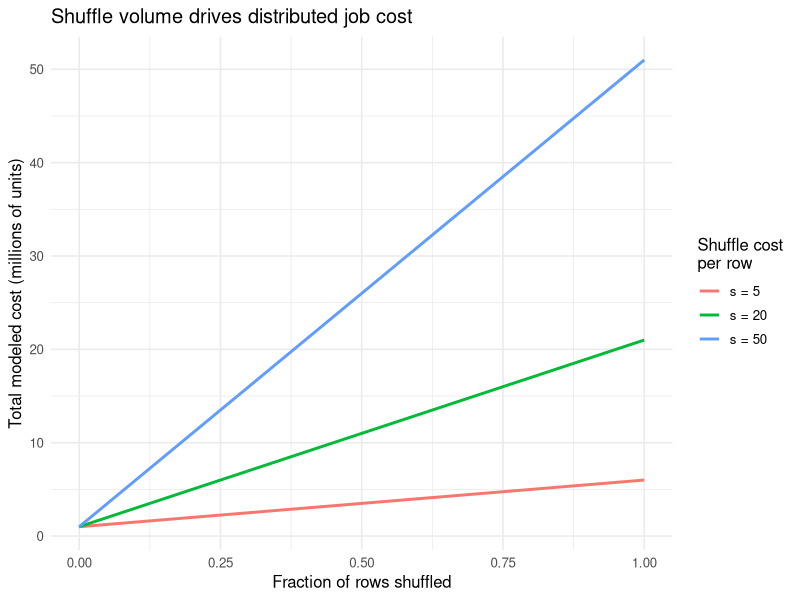

Here is the R script that generated this plot:
## ---- chunk 1
#| include: false
suppressPackageStartupMessages(library(tidyverse))
## ---- chunk 2
set.seed(1)

# A small "corpus": one string per document
docs <- c(
  "spark splits data into partitions",
  "each partition is processed by an executor",
  "map runs on each partition then reduce combines results",
  "a shuffle moves data so keys meet on one executor",
  "reduce needs an associative operator to run in parallel"
)

# 1. PARTITION: assign documents to P partitions (as Spark splits a dataset)
P <- 3
partition_of <- ((seq_along(docs) - 1) %% P) + 1
partitions   <- split(docs, partition_of)

# 2. MAP (per partition, independent): emit (word, 1) and reduce locally to
#    per-partition counts. Local pre-aggregation is Spark's "combiner": it
#    shrinks what must later be shuffled.
map_partition <- function(part_docs) {
  words <- unlist(strsplit(paste(part_docs, collapse = " "), "\\s+"))
  table(words)                       # local word counts for this partition
}
local_counts <- lapply(partitions, map_partition)

# 3. SHUFFLE + REDUCE: combine the per-partition tables by key (word).
#    Addition is associative and commutative, so partial counts merge cleanly.
reduce_counts <- function(list_of_tables) {
  all_words <- sort(unique(unlist(lapply(list_of_tables, names))))
  totals <- setNames(numeric(length(all_words)), all_words)
  for (tab in list_of_tables) {
    totals[names(tab)] <- totals[names(tab)] + as.numeric(tab)
  }
  totals
}
word_counts <- reduce_counts(local_counts)

head(sort(word_counts, decreasing = TRUE), 6)
## ---- chunk 3
set.seed(42)
N <- 100000
dat <- data.frame(
  key   = sample(letters[1:5], N, replace = TRUE),
  value = rnorm(N, mean = 10, sd = 3)
)

# PARTITION the rows across P executors
P <- 8
dat$part <- sample(seq_len(P), N, replace = TRUE)
parts <- split(dat[c("key", "value")], dat$part)

# MAP + local REDUCE: per partition, compute partial (sum, count) per key.
# (sum, count) is the associative combiner that makes the mean parallelizable.
map_local_agg <- function(df) {
  s <- tapply(df$value, df$key, sum)
  n <- tapply(df$value, df$key, length)
  data.frame(key = names(s), sum = as.numeric(s), n = as.numeric(n))
}
partials <- lapply(parts, map_local_agg)

# SHUFFLE + REDUCE: stack the partials and add sums and counts within each key,
# then divide once at the end. Only P small tables are merged, not N rows.
all_partials <- do.call(rbind, partials)
merged <- aggregate(cbind(sum, n) ~ key, data = all_partials, FUN = sum)
merged$mean <- merged$sum / merged$n

# Verify against the single-machine answer
single <- aggregate(value ~ key, data = dat, FUN = mean)
compare <- merge(merged[c("key", "mean")], single, by = "key")
names(compare) <- c("key", "distributed_mean", "single_machine_mean")
compare$max_abs_diff <- abs(compare$distributed_mean - compare$single_machine_mean)
compare
## ---- chunk 4
library(ggplot2)

N <- 1e6
c_compute <- 1
frac <- seq(0, 1, length.out = 101)

grid <- do.call(rbind, lapply(c(5, 20, 50), function(s) {
  data.frame(
    frac_shuffled = frac,
    total_cost    = c_compute * N + s * (frac * N),
    s_label       = factor(paste0("s = ", s))
  )
}))

ggplot(grid, aes(frac_shuffled, total_cost / 1e6, color = s_label)) +
  geom_line(linewidth = 1) +
  labs(
    x = "Fraction of rows shuffled",
    y = "Total modeled cost (millions of units)",
    color = "Shuffle cost\nper row",
    title = "Shuffle volume drives distributed job cost"
  ) +
  theme_minimal(base_size = 12)
